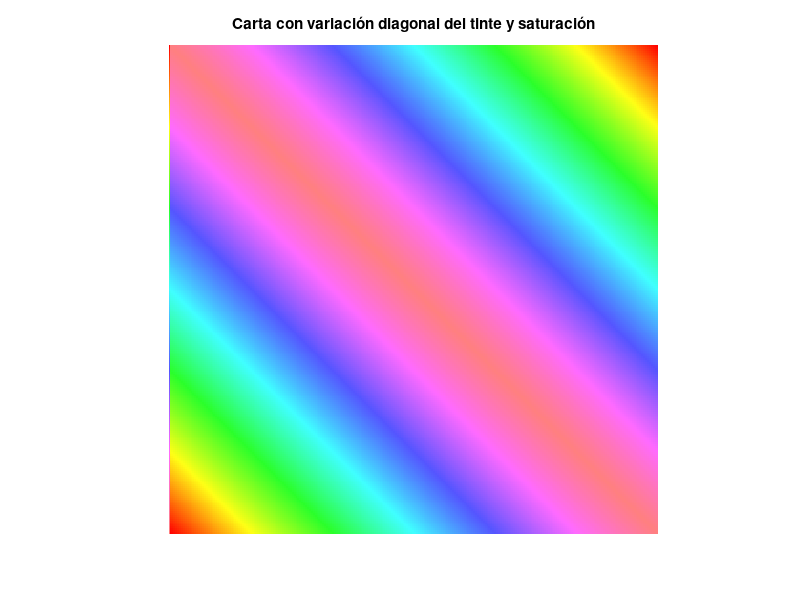

The MATLAB script that drew this image:
% Generar una carta de colores 256x256 trabajando en el espacio HSV
% El canal de tinte variará en diagonal para todo su rango siguiendo 
% una matriz de Toeplitz. El de saturación variará [0.5, 1].

size = 256;
hue = toeplitz(linspace(1, 0, size));
saturation = 0.5 + 0.5 * toeplitz(linspace(0, 1, size));
value = ones(size);

% Combinar los canales para crear la imagen en espacio HSV
hsv_img = cat(3, hue, saturation, value);

% Convertir la imagen de HSV a RGB para visualizarla
rgb_img = hsv2rgb(hsv_img);

imshow(rgb_img);
title('Carta con variación diagonal del tinte y saturación');
